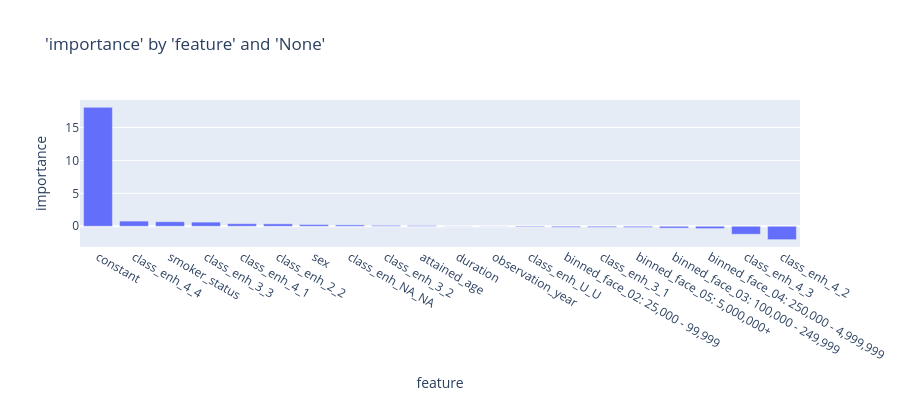

Notebook code for this chart:
### Code cell
charters.chart(
    df=importance, x_axis="feature", y_axis="importance", type="bar", y_sort=True
)

### Figure 1 — Plotly figure (JSON) as saved in the notebook; plotly's stock layout.template omitted (floating-point values rounded to 4 significant figures)
{"data": [{"hovertemplate": "feature=%{x}<br>importance=%{y}<extra></extra>", "legendgroup": "", "marker": {"color": "#636efa", "pattern": {"shape": ""}}, "name": "", "orientation": "v", "showlegend": false, "textposition": "auto", "type": "bar", "x": ["constant", "class_enh_4_4", "smoker_status", "class_enh_3_3", "class_enh_4_1", "class_enh_2_2", "sex", "class_enh_NA_NA", "class_enh_3_2", "attained_age", "duration", "observation_year", "class_enh_U_U", "binned_face_02: 25,000 - 99,999", "class_enh_3_1", "binned_face_05: 5,000,000+", "binned_face_03: 100,000 - 249,999", "binned_face_04: 250,000 - 4,999,999", "class_enh_4_3", "class_enh_4_2"], "xaxis": "x", "y": [18.06, 0.7862, 0.6882, 0.6314, 0.3903, 0.3656, 0.2632, 0.2074, 0.1374, 0.112, 0.01774, -0.01533, -0.1042, -0.1563, -0.1619, -0.1739, -0.2779, -0.3497, -1.212, -2.031], "yaxis": "y"}], "layout": {"barmode": "relative", "height": 400, "legend": {"tracegroupgap": 0}, "title": {"text": "'importance' by 'feature' and 'None'"}, "xaxis": {"anchor": "y", "domain": [0, 1], "title": {"text": "feature"}}, "yaxis": {"anchor": "x", "domain": [0, 1], "title": {"text": "importance"}, "type": "-"}}}
